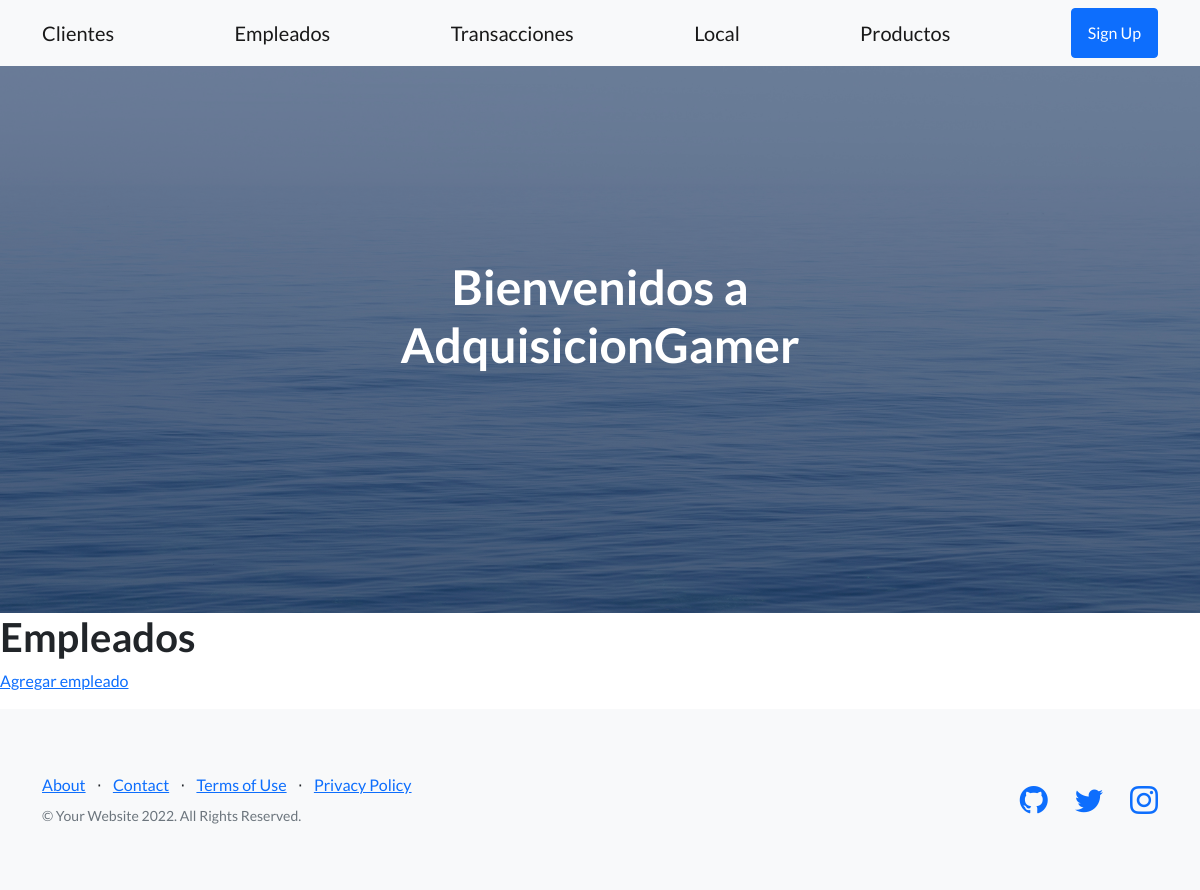
Before: /Appfinal/empleado/ (signed in) with the older database file.
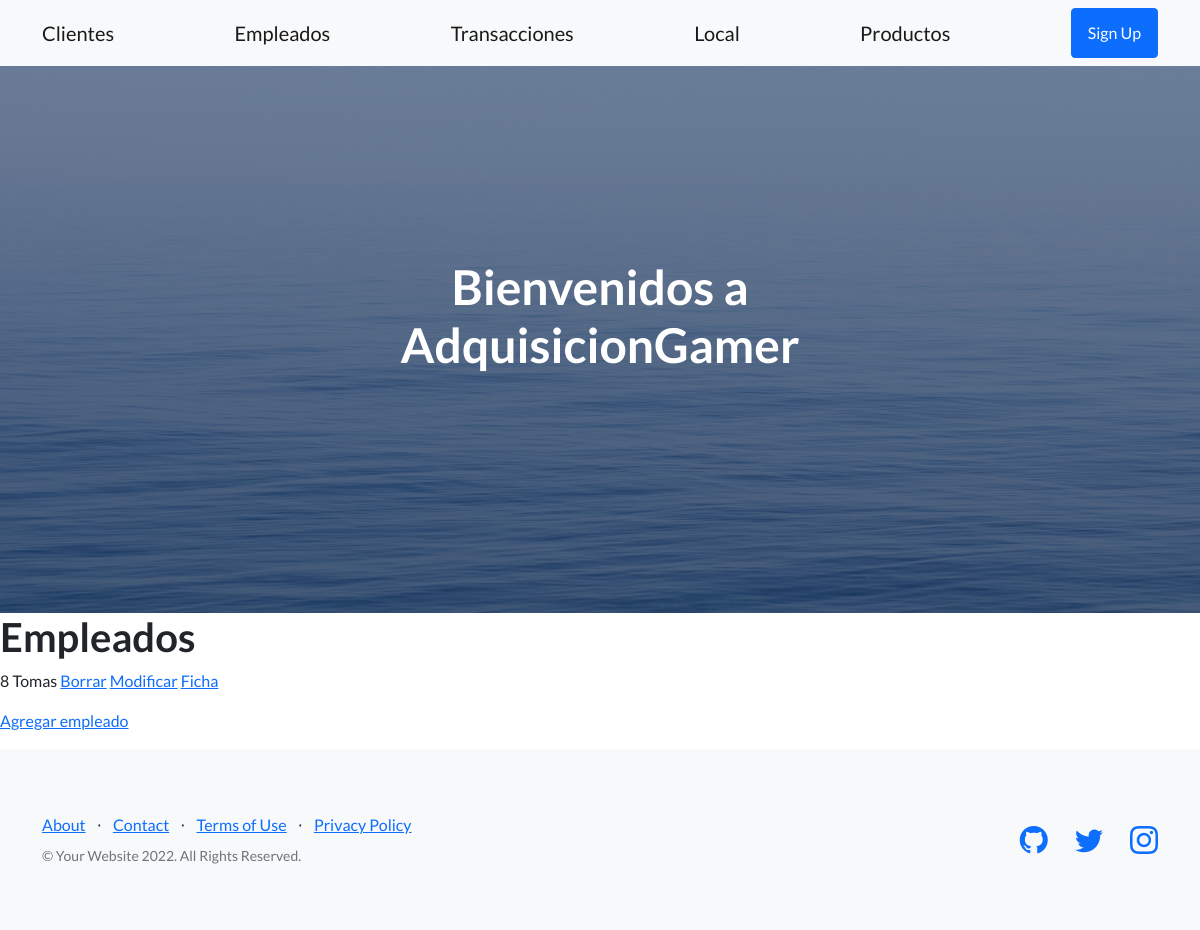
After: the same page with the newer database file.
### Appfinal/models.py (models this page shows, shortened)
class empleado(models.Model):
    nombre_empleado = models.CharField(max_length=40)
    email = models.EmailField()
    puesto = models.CharField(max_length=40)

### Appfinal/views.py (the view)
# urls.py: path('empleado/', views.Lista_empleados.as_view(), name="empleadoInicio"),
class Lista_empleados(LoginRequiredMixin, ListView):
    model = empleado
    template_name = 'Appfinal/empleado_lista.html'

### Appfinal/templates/Appfinal/empleado_lista.html
{% extends "Appfinal/template_logueado.html" %}
{% load static %}
{% block B %}
    <h1> Empleados </h1>
    {% for a in object_list %}
        <p>
            {{a.id}}
            {{a.nombre_empleado}}
            <a href="{% url 'empleadoEliminar' a.id %}">Borrar</a>
            <a href="{% url 'empleadoModificar' a.id %}">Modificar</a>
            <a href="{% url 'empleadoDetalle' a.id %}">Ficha</a>
        </p>
    {% endfor %}
    <p>
        <a href ="/Appfinal/crear_empleado/"> Agregar empleado </a>
    </p>
{% endblock %}

Changed rows visible on the page:
added empleado: id "8", nombre_empleado "Tomas"
